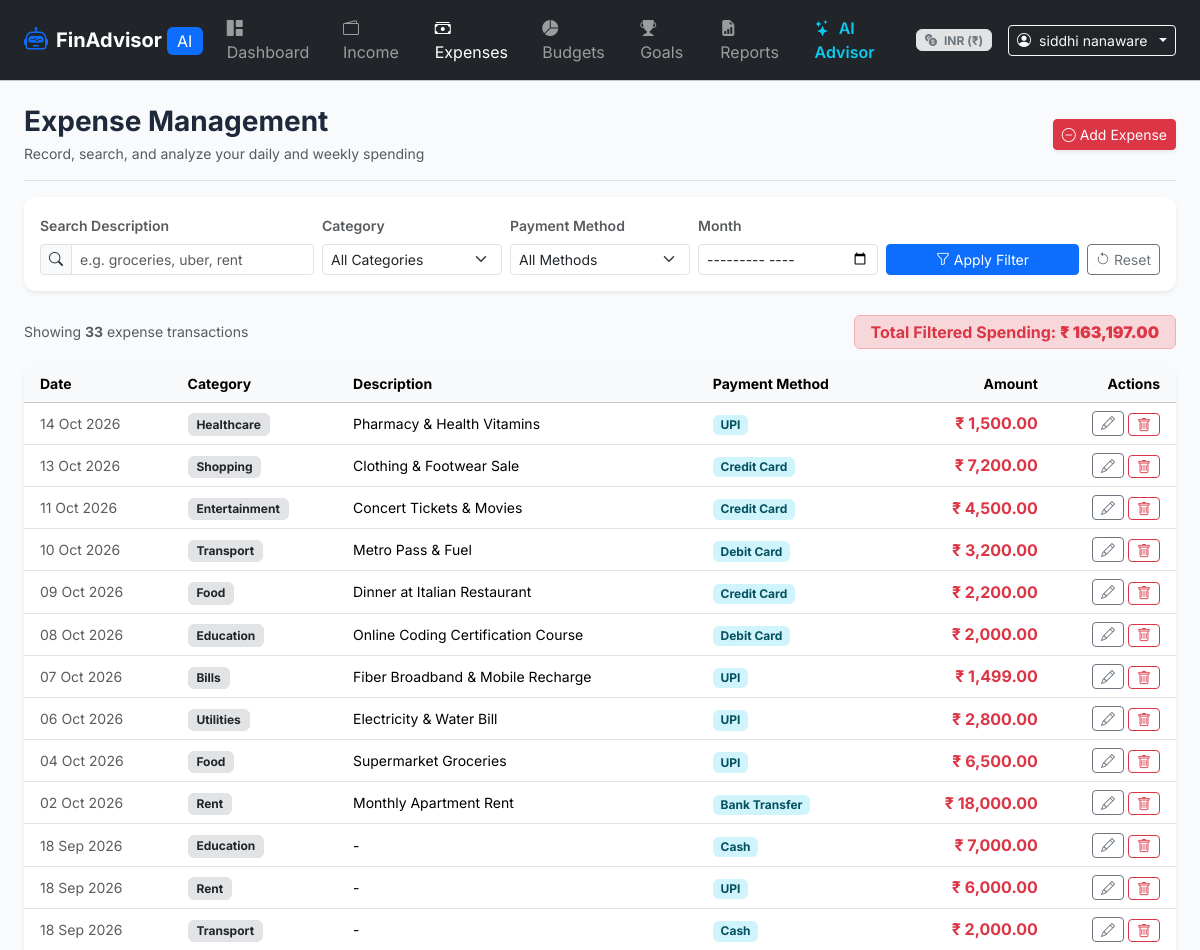
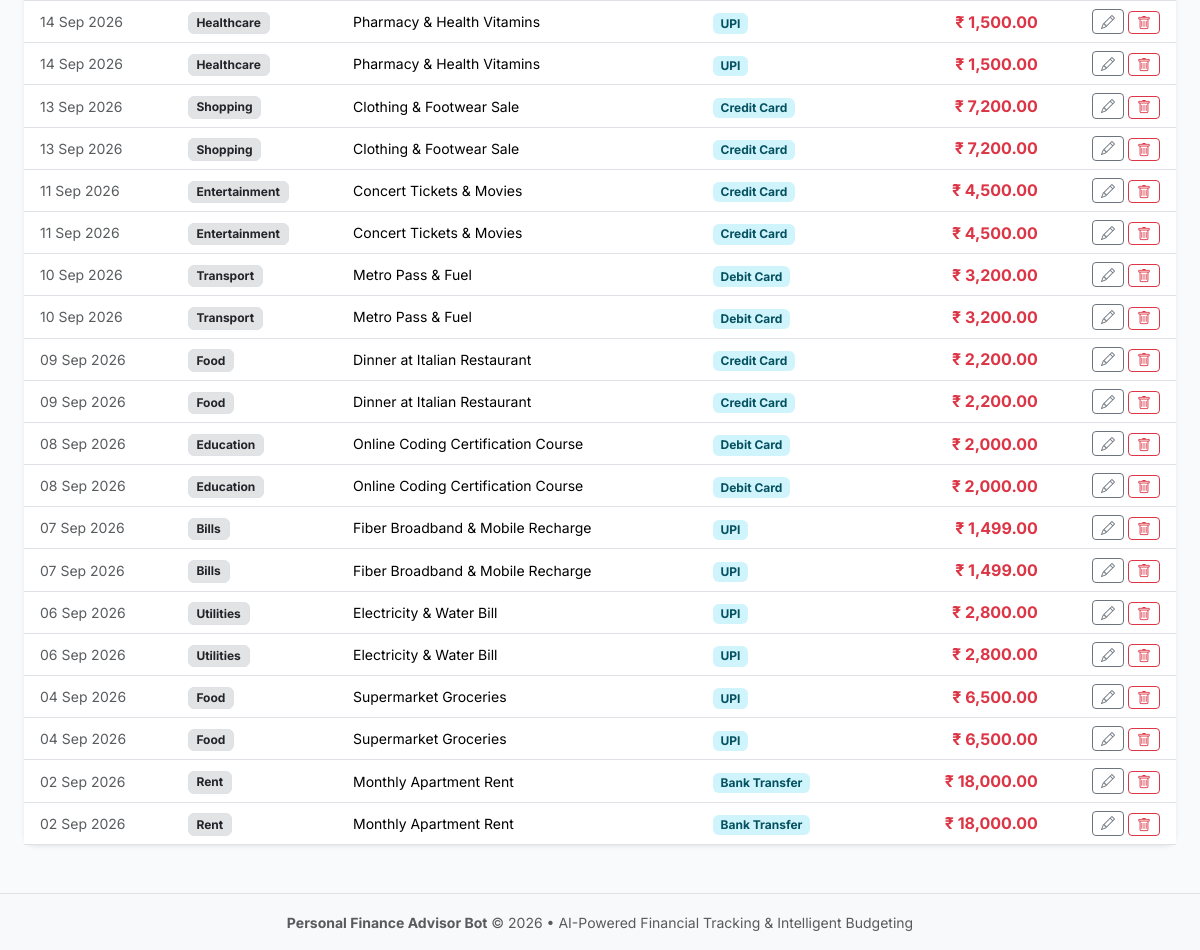
The page /expenses/ (signed in) on the database its author committed (2 pictures, top to bottom).
### app/models.py (models this page shows, shortened)
class User(UserMixin, db.Model):
    __tablename__ = 'users'
    id = db.Column(db.Integer, primary_key=True)
    full_name = db.Column(db.String(120), nullable=False)
    email = db.Column(db.String(120), unique=True, nullable=False, index=True)
    password_hash = db.Column(db.String(256), nullable=False)
    monthly_income = db.Column(db.Float, default=0.0)
    preferred_currency = db.Column(db.String(10), default='INR')
    financial_goal = db.Column(db.String(255), default='Build Emergency Fund & Save Regularly')
    monthly_savings_target = db.Column(db.Float, default=0.0)
    created_at = db.Column(db.DateTime, default=datetime.utcnow)
    incomes = db.relationship('Income', backref='user', lazy=True, cascade='all, delete-orphan')
    expenses = db.relationship('Expense', backref='user', lazy=True, cascade='all, delete-orphan')
    budgets = db.relationship('Budget', backref='user', lazy=True, cascade='all, delete-orphan')
    goals = db.relationship('Goal', backref='user', lazy=True, cascade='all, delete-orphan')
    chat_messages = db.relationship('ChatMessage', backref='user', lazy=True, cascade='all, delete-orphan')

class Expense(db.Model):
    __tablename__ = 'expenses'
    id = db.Column(db.Integer, primary_key=True)
    user_id = db.Column(db.Integer, db.ForeignKey('users.id', ondelete='CASCADE'), nullable=False, index=True)
    amount = db.Column(db.Float, nullable=False)
    category = db.Column(db.String(50), nullable=False, default='Other')
    date = db.Column(db.Date, nullable=False, default=date.today)
    description = db.Column(db.String(255), nullable=True)
    payment_method = db.Column(db.String(50), nullable=False, default='UPI')
    created_at = db.Column(db.DateTime, default=datetime.utcnow)

### app/routes/expense.py (the view, shortened to what this page needs)
@expense_bp.route('/')
@login_required
def index():
    search = request.args.get('search', '').strip()
    category = request.args.get('category', '').strip()
    payment_method = request.args.get('payment_method', '').strip()
    month = request.args.get('month', '').strip()
    start_date = request.args.get('start_date', '').strip()
    end_date = request.args.get('end_date', '').strip()
    query = Expense.query.filter_by(user_id=current_user.id)
    if search:
        query = query.filter(Expense.description.ilike(f'%{search}%'))
    if category and category != 'All':
        query = query.filter(Expense.category == category)
    if payment_method and payment_method != 'All':
        query = query.filter(Expense.payment_method == payment_method)
    if start_date:
        try:
            s_date = datetime.strptime(start_date, '%Y-%m-%d').date()
            query = query.filter(Expense.date >= s_date)
        except ValueError:
            pass
    if end_date:
        try:
            e_date = datetime.strptime(end_date, '%Y-%m-%d').date()
            query = query.filter(Expense.date <= e_date)
        except ValueError:
            pass
    expenses = query.order_by(Expense.date.desc(), Expense.id.desc()).all()
    total_filtered = sum(e.amount for e in expenses)
    curr_month = month or get_current_month()
    category_breakdown = get_category_expenses(current_user.id, curr_month)
    return render_template(
        'expense/index.html',
        expenses=expenses,
        total_filtered=total_filtered,
        categories=EXPENSE_CATEGORIES,
        payment_methods=PAYMENT_METHODS,
        search=search,
        selected_category=category,
        selected_pm=payment_method,
        selected_month=month,
        start_date=start_date,
        end_date=end_date,
        category_breakdown=category_breakdown,
        today_date=date.today().strftime('%Y-%m-%d')
    )

### app/__init__.py (called while the page is built)
@login_manager.user_loader
def load_user(user_id):
    return User.query.get(int(user_id))

### app/services/analytics_service.py (called while the page is built)
def get_current_month():
    return datetime.now().strftime('%Y-%m')

def get_category_expenses(user_id, month_str=None):
    if not month_str:
        month_str = get_current_month()
    year, month = map(int, month_str.split('-'))
    results = db.session.query(
        Expense.category,
        func.coalesce(func.sum(Expense.amount), 0.0).label('total')
    ).filter(
        Expense.user_id == user_id,
        extract('year', Expense.date) == year,
        extract('month', Expense.date) == month
    ).group_by(Expense.category).order_by(func.sum(Expense.amount).desc()).all()
    total_expense = sum(r[1] for r in results) or 1.0
    breakdown = []
    for cat, amt in results:
        breakdown.append({
            'category': cat,
            'amount': round(amt, 2),
            'percentage': round((amt / total_expense) * 100, 1)
        })
    return breakdown

### app/templates/expense/index.html (shortened to what this page needs)
{% extends "base.html" %}
{% block content %}
<div class="d-flex flex-column flex-md-row justify-content-between align-items-md-center pb-3 mb-3 border-bottom gap-2">
    <div>
        <h3 class="fw-bold mb-1">Expense Management</h3>
        <p class="text-muted small mb-0">Record, search, and analyze your daily and weekly spending</p>
    </div>
    <button type="button" class="btn btn-danger btn-sm d-flex align-items-center gap-1 shadow-sm" data-bs-toggle="modal" data-bs-target="#addExpenseModal">
        <i class="bi bi-dash-circle"></i> Add Expense
    </button>
</div>
<div class="card border-0 shadow-sm bg-white mb-4">
    <div class="card-body p-3">
        <form method="GET" action="{{ url_for('expense.index') }}" class="row g-2 align-items-end">
            <div class="col-md-3">
                <label class="form-label small fw-semibold text-muted">Search Description</label>
                <div class="input-group input-group-sm">
                    <span class="input-group-text bg-light"><i class="bi bi-search"></i></span>
                    <input type="text" class="form-control" name="search" value="{{ search }}" placeholder="e.g. groceries, uber, rent">
                </div>
            </div>
            <div class="col-md-2">
                <label class="form-label small fw-semibold text-muted">Category</label>
                <select class="form-select form-select-sm" name="category">
                    <option value="All">All Categories</option>
                </select>
            </div>
            <div class="col-md-2">
                <label class="form-label small fw-semibold text-muted">Payment Method</label>
                <select class="form-select form-select-sm" name="payment_method">
                    <option value="All">All Methods</option>
                </select>
            </div>
            <div class="col-md-2">
                <label class="form-label small fw-semibold text-muted">Month</label>
                <input type="month" class="form-control form-control-sm" name="month" value="{{ selected_month }}">
            </div>
            <div class="col-md-3 d-flex gap-2">
                <button type="submit" class="btn btn-primary btn-sm flex-fill">
                    <i class="bi bi-funnel"></i> Apply Filter
                </button>
                <a href="{{ url_for('expense.index') }}" class="btn btn-outline-secondary btn-sm" title="Clear Filters">
                    <i class="bi bi-arrow-counterclockwise"></i> Reset
                </a>
            </div>
        </form>
    </div>
</div>
<div class="d-flex justify-content-between align-items-center mb-3">
    <span class="text-muted small">
        Showing <strong>{{ expenses|length }}</strong> expense transactions
    </span>
    <span class="badge bg-danger-subtle text-danger fs-6 px-3 py-2 border border-danger-subtle">
        Total Filtered Spending: <strong>{{ total_filtered | currency }}</strong>
    </span>
</div>
<div class="card border-0 shadow-sm bg-white mb-4">
    <div class="card-body p-0">
        <div class="table-responsive">
            <table class="table table-hover align-middle mb-0">
                <thead class="table-light small">
                    <tr>
                        <th class="ps-3">Date</th>
                        <th>Category</th>
                        <th>Description</th>
                        <th>Payment Method</th>
                        <th class="text-end">Amount</th>
                        <th class="text-end pe-3">Actions</th>
                    </tr>
                </thead>
                <tbody>
                    {% for exp in expenses %}
                    <tr>
                        <td class="ps-3 small text-muted">{{ exp.date.strftime('%d %b %Y') }}</td>
                        <td>
                            <span class="badge bg-secondary-subtle text-dark border">
                                {{ exp.category }}
                            </span>
                        </td>
                        <td class="small">{{ exp.description or '-' }}</td>
                        <td>
                            <span class="badge bg-info-subtle text-info-emphasis extra-small" style="font-size: 0.75rem;">
                                {{ exp.payment_method }}
                            </span>
                        </td>
                        <td class="text-end fw-bold text-danger">{{ exp.amount | currency }}</td>
                        <td class="text-end pe-3">
                            <div class="d-inline-flex gap-1">
                                <button class="btn btn-outline-secondary btn-sm py-0 px-2"
                                        data-bs-toggle="modal"
                                        data-bs-target="#editExpenseModal{{ exp.id }}" title="Edit">
                                    <i class="bi bi-pencil"></i>
                                </button>
                                <form action="{{ url_for('expense.delete', expense_id=exp.id) }}" method="POST" class="d-inline" onsubmit="return confirm('Delete this expense?');">
                                    <button type="submit" class="btn btn-outline-danger btn-sm py-0 px-2" title="Delete">
                                        <i class="bi bi-trash"></i>
                                    </button>
                                </form>
                            </div>
                        </td>
                    </tr>
                    {% endfor %}
                </tbody>
            </table>
        </div>
    </div>
</div>
{% endblock %}

### app/templates/base.html (shortened to what this page needs)
<!DOCTYPE html>
<html lang="en">
<head>
    <link href="https://cdn.jsdelivr.net/npm/bootstrap@5.3.3/dist/css/bootstrap.min.css" rel="stylesheet">
    <link href="https://cdn.jsdelivr.net/npm/bootstrap-icons@1.11.3/font/bootstrap-icons.min.css" rel="stylesheet">
    <link href="{{ url_for('static', filename='css/custom.css') }}" rel="stylesheet">
</head>
<body>
    <nav class="navbar navbar-expand-lg navbar-dark bg-dark sticky-top border-bottom border-secondary-subtle">
        <div class="container-fluid px-4">
            <a class="navbar-brand d-flex align-items-center gap-2 fw-bold" href="{{ url_for('dashboard.index') }}">
                <span class="brand-icon d-flex align-items-center justify-content-center">
                    <i class="bi bi-robot text-primary fs-4"></i>
                </span>
                <span>FinAdvisor <span class="badge bg-primary text-white fs-6 fw-normal">AI</span></span>
            </a>
            <div class="collapse navbar-collapse" id="navbarMain">
                {% if current_user.is_authenticated %}
                <ul class="navbar-nav me-auto mb-2 mb-lg-0 gap-1">
                    <li class="nav-item">
                        <a class="nav-link {% if request.endpoint == 'dashboard.index' %}active{% endif %}" href="{{ url_for('dashboard.index') }}">
                            <i class="bi bi-grid-1x2-fill me-1"></i> Dashboard
                        </a>
                    </li>
                    <li class="nav-item">
                        <a class="nav-link {% if 'income' in request.endpoint %}active{% endif %}" href="{{ url_for('income.index') }}">
                            <i class="bi bi-wallet2 me-1"></i> Income
                        </a>
                    </li>
                    <li class="nav-item">
                        <a class="nav-link {% if 'expense' in request.endpoint %}active{% endif %}" href="{{ url_for('expense.index') }}">
                            <i class="bi bi-cash-stack me-1"></i> Expenses
                        </a>
                    </li>
                    <li class="nav-item">
                        <a class="nav-link {% if 'budget' in request.endpoint %}active{% endif %}" href="{{ url_for('budget.index') }}">
                            <i class="bi bi-pie-chart-fill me-1"></i> Budgets
                        </a>
                    </li>
                    <li class="nav-item">
                        <a class="nav-link {% if 'goals' in request.endpoint %}active{% endif %}" href="{{ url_for('goals.index') }}">
                            <i class="bi bi-trophy-fill me-1"></i> Goals
                        </a>
                    </li>
                    <li class="nav-item">
                        <a class="nav-link {% if 'reports' in request.endpoint %}active{% endif %}" href="{{ url_for('reports.index') }}">
                            <i class="bi bi-file-earmark-bar-graph-fill me-1"></i> Reports
                        </a>
                    </li>
                    <li class="nav-item">
                        <a class="nav-link text-info fw-semibold {% if 'advisor' in request.endpoint %}active{% endif %}" href="{{ url_for('advisor.index') }}">
                            <i class="bi bi-stars me-1"></i> AI Advisor
                        </a>
                    </li>
                </ul>
                <div class="d-flex align-items-center gap-3">
                    <span class="badge bg-secondary-subtle text-secondary border px-2 py-1">
                        <i class="bi bi-currency-exchange me-1"></i> {{ user_currency_code }} ({{ user_currency_symbol }})
                    </span>
                    <div class="dropdown">
                        <button class="btn btn-outline-light btn-sm dropdown-toggle d-flex align-items-center gap-2" type="button" data-bs-toggle="dropdown">
                            <i class="bi bi-person-circle"></i>
                            <span>{{ current_user.full_name }}</span>
                        </button>
                    </div>
                </div>
                {% endif %}
            </div>
        </div>
    </nav>
    <main class="container-fluid px-4 py-4">
        {% block content %}{% endblock %}
    </main>
    <footer class="footer mt-auto py-3 bg-light border-top text-center text-muted">
        <div class="container-fluid">
            <small>
                <strong>Personal Finance Advisor Bot</strong> &copy; 2026 &bull; AI-Powered Financial Tracking &amp; Intelligent Budgeting
            </small>
        </div>
    </footer>
</body>
</html>

### app/static/css/custom.css (style rules this page uses)
:root { --primary-color: #3b82f6; --primary-hover: #2563eb; --success-color: #10b981; --warning-color: #f59e0b; --danger-color: #ef4444; --info-color: #06b6d4; --dark-surface: #1e293b; --card-border-radius: 12px; }
body { font-family: 'Inter', system-ui, -apple-system, sans-serif; background-color: #f8fafc; color: #1e293b; min-height: 100vh; display: flex; flex-direction: column; }
main { flex: 1 0 auto; }
.card { border-radius: var(--card-border-radius); border: 1px solid rgba(226, 232, 240, 0.8); box-shadow: 0 4px 6px -1px rgba(0, 0, 0, 0.05), 0 2px 4px -2px rgba(0, 0, 0, 0.05); transition: transform 0.15s ease, box-shadow 0.15s ease; }

### rows shown on the page
User: preferred_currency "INR", full_name "siddhi nanaware", preferred_currency "₹ 163,197.00"
Expense: date "14 Oct 2026", category "Healthcare", description "Pharmacy & Health Vitamins", payment_method "UPI", amount "₹ 1,500.00"
Expense: date "13 Oct 2026", category "Shopping", description "Clothing & Footwear Sale", payment_method "Credit Card", amount "₹ 7,200.00"
Expense: date "11 Oct 2026", category "Entertainment", description "Concert Tickets & Movies", payment_method "Credit Card", amount "₹ 4,500.00"
Expense: date "10 Oct 2026", category "Transport", description "Metro Pass & Fuel", payment_method "Debit Card", amount "₹ 3,200.00"
Expense: date "09 Oct 2026", category "Food", description "Dinner at Italian Restaurant", payment_method "Credit Card", amount "₹ 2,200.00"
Expense: date "08 Oct 2026", category "Education", description "Online Coding Certification Course", payment_method "Debit Card", amount "₹ 2,000.00"
Expense: date "07 Oct 2026", category "Bills", description "Fiber Broadband & Mobile Recharge", payment_method "UPI", amount "₹ 1,499.00"
Expense: date "06 Oct 2026", category "Utilities", description "Electricity & Water Bill", payment_method "UPI", amount "₹ 2,800.00"
Expense: date "04 Oct 2026", category "Food", description "Supermarket Groceries", payment_method "UPI", amount "₹ 6,500.00"
Expense: date "02 Oct 2026", category "Rent", description "Monthly Apartment Rent", payment_method "Bank Transfer", amount "₹ 18,000.00"
Expense: date "18 Sep 2026", category "Education", description "-", payment_method "Cash", amount "₹ 7,000.00"
Expense: date "18 Sep 2026", category "Rent", description "-", payment_method "UPI", amount "₹ 6,000.00"
Expense: date "18 Sep 2026", category "Transport", description "-", payment_method "Cash", amount "₹ 2,000.00"
Expense: date "14 Sep 2026", category "Healthcare", description "Pharmacy & Health Vitamins", payment_method "UPI", amount "₹ 1,500.00"
Expense: date "14 Sep 2026", category "Healthcare", description "Pharmacy & Health Vitamins", payment_method "UPI", amount "₹ 1,500.00"
Expense: date "13 Sep 2026", category "Shopping", description "Clothing & Footwear Sale", payment_method "Credit Card", amount "₹ 7,200.00"
Expense: date "13 Sep 2026", category "Shopping", description "Clothing & Footwear Sale", payment_method "Credit Card", amount "₹ 7,200.00"
Expense: date "11 Sep 2026", category "Entertainment", description "Concert Tickets & Movies", payment_method "Credit Card", amount "₹ 4,500.00"
Expense: date "11 Sep 2026", category "Entertainment", description "Concert Tickets & Movies", payment_method "Credit Card", amount "₹ 4,500.00"
Expense: date "10 Sep 2026", category "Transport", description "Metro Pass & Fuel", payment_method "Debit Card", amount "₹ 3,200.00"
Expense: date "10 Sep 2026", category "Transport", description "Metro Pass & Fuel", payment_method "Debit Card", amount "₹ 3,200.00"
Expense: date "09 Sep 2026", category "Food", description "Dinner at Italian Restaurant", payment_method "Credit Card", amount "₹ 2,200.00"
Expense: date "09 Sep 2026", category "Food", description "Dinner at Italian Restaurant", payment_method "Credit Card", amount "₹ 2,200.00"
Expense: date "08 Sep 2026", category "Education", description "Online Coding Certification Course", payment_method "Debit Card", amount "₹ 2,000.00"
Expense: date "08 Sep 2026", category "Education", description "Online Coding Certification Course", payment_method "Debit Card", amount "₹ 2,000.00"
Expense: date "07 Sep 2026", category "Bills", description "Fiber Broadband & Mobile Recharge", payment_method "UPI", amount "₹ 1,499.00"
Expense: date "07 Sep 2026", category "Bills", description "Fiber Broadband & Mobile Recharge", payment_method "UPI", amount "₹ 1,499.00"
Expense: date "06 Sep 2026", category "Utilities", description "Electricity & Water Bill", payment_method "UPI", amount "₹ 2,800.00"
Expense: date "06 Sep 2026", category "Utilities", description "Electricity & Water Bill", payment_method "UPI", amount "₹ 2,800.00"
Expense: date "04 Sep 2026", category "Food", description "Supermarket Groceries", payment_method "UPI", amount "₹ 6,500.00"
Expense: date "04 Sep 2026", category "Food", description "Supermarket Groceries", payment_method "UPI", amount "₹ 6,500.00"
Expense: date "02 Sep 2026", category "Rent", description "Monthly Apartment Rent", payment_method "Bank Transfer", amount "₹ 18,000.00"
Expense: date "02 Sep 2026", category "Rent", description "Monthly Apartment Rent", payment_method "Bank Transfer", amount "₹ 18,000.00"

### other values the page prints
{{ user_currency_symbol }} "₹"
{{ expenses|length }} "33"
